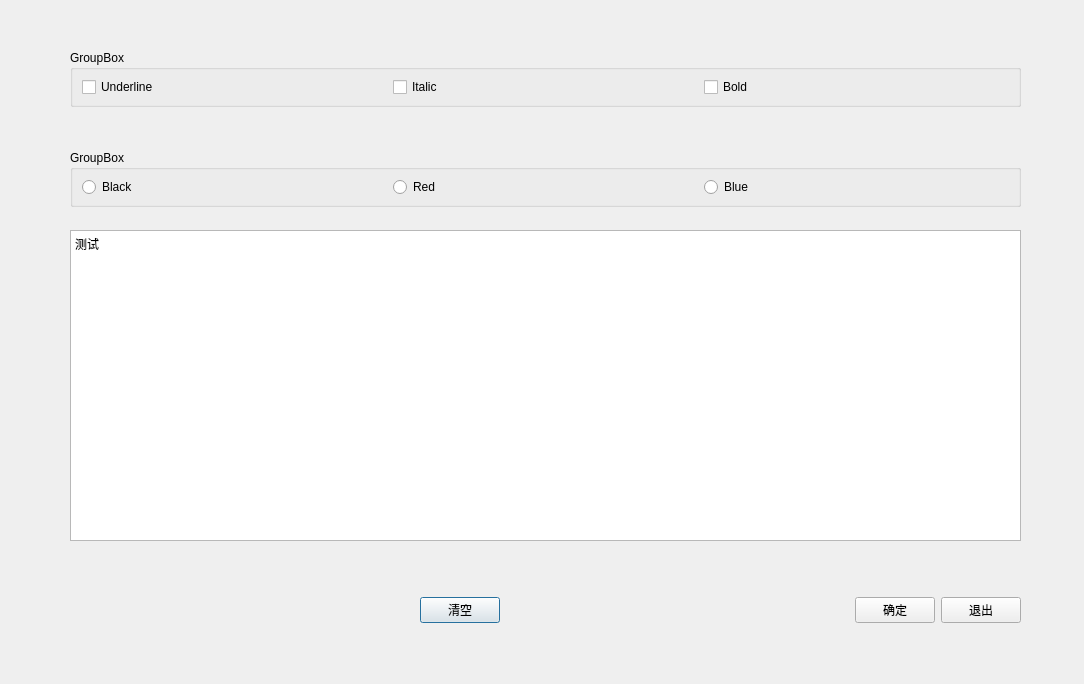
<?xml version="1.0" encoding="UTF-8"?>
<ui version="4.0">
 <class>Dialog</class>
 <widget class="QDialog" name="Dialog">
  <property name="geometry">
   <rect>
    <x>0</x>
    <y>0</y>
    <width>1084</width>
    <height>684</height>
   </rect>
  </property>
  <property name="windowTitle">
   <string>Dialog</string>
  </property>
  <widget class="QGroupBox" name="groupBox">
   <property name="geometry">
    <rect>
     <x>70</x>
     <y>50</y>
     <width>951</width>
     <height>57</height>
    </rect>
   </property>
   <property name="title">
    <string>GroupBox</string>
   </property>
   <layout class="QHBoxLayout" name="horizontalLayout_2">
    <item>
     <widget class="QCheckBox" name="checkBox">
      <property name="text">
       <string>Underline</string>
      </property>
     </widget>
    </item>
    <item>
     <widget class="QCheckBox" name="checkBox_2">
      <property name="text">
       <string>Italic</string>
      </property>
     </widget>
    </item>
    <item>
     <widget class="QCheckBox" name="checkBox_3">
      <property name="text">
       <string>Bold</string>
      </property>
     </widget>
    </item>
   </layout>
  </widget>
  <widget class="QGroupBox" name="groupBox_2">
   <property name="geometry">
    <rect>
     <x>70</x>
     <y>150</y>
     <width>951</width>
     <height>57</height>
    </rect>
   </property>
   <property name="title">
    <string>GroupBox</string>
   </property>
   <layout class="QHBoxLayout" name="horizontalLayout_3">
    <item>
     <widget class="QRadioButton" name="radioButton">
      <property name="text">
       <string>Black</string>
      </property>
     </widget>
    </item>
    <item>
     <widget class="QRadioButton" name="radioButton_2">
      <property name="text">
       <string>Red</string>
      </property>
     </widget>
    </item>
    <item>
     <widget class="QRadioButton" name="radioButton_3">
      <property name="text">
       <string>Blue</string>
      </property>
     </widget>
    </item>
   </layout>
  </widget>
  <widget class="QWidget" name="horizontalLayoutWidget">
   <property name="geometry">
    <rect>
     <x>70</x>
     <y>580</y>
     <width>951</width>
     <height>61</height>
    </rect>
   </property>
   <layout class="QHBoxLayout" name="horizontalLayout">
    <item>
     <spacer name="horizontalSpacer_2">
      <property name="orientation">
       <enum>Qt::Horizontal</enum>
      </property>
      <property name="sizeHint" stdset="0">
       <size>
        <width>40</width>
        <height>20</height>
       </size>
      </property>
     </spacer>
    </item>
    <item>
     <widget class="QPushButton" name="pushButton">
      <property name="text">
       <string>清空</string>
      </property>
     </widget>
    </item>
    <item>
     <spacer name="horizontalSpacer">
      <property name="orientation">
       <enum>Qt::Horizontal</enum>
      </property>
      <property name="sizeHint" stdset="0">
       <size>
        <width>40</width>
        <height>20</height>
       </size>
      </property>
     </spacer>
    </item>
    <item>
     <widget class="QPushButton" name="pushButton_2">
      <property name="text">
       <string>确定</string>
      </property>
     </widget>
    </item>
    <item>
     <widget class="QPushButton" name="pushButton_3">
      <property name="text">
       <string>退出</string>
      </property>
     </widget>
    </item>
   </layout>
  </widget>
  <widget class="QPlainTextEdit" name="plainTextEdit">
   <property name="geometry">
    <rect>
     <x>70</x>
     <y>230</y>
     <width>951</width>
     <height>311</height>
    </rect>
   </property>
   <property name="plainText">
    <string>测试</string>
   </property>
  </widget>
 </widget>
 <resources/>
 <connections>
  <connection>
   <sender>pushButton_2</sender>
   <signal>clicked()</signal>
   <receiver>Dialog</receiver>
   <slot>accept()</slot>
   <hints>
    <hint type="sourcelabel">
     <x>881</x>
     <y>608</y>
    </hint>
    <hint type="destinationlabel">
     <x>778</x>
     <y>621</y>
    </hint>
   </hints>
  </connection>
  <connection>
   <sender>pushButton_3</sender>
   <signal>clicked()</signal>
   <receiver>Dialog</receiver>
   <slot>close()</slot>
   <hints>
    <hint type="sourcelabel">
     <x>981</x>
     <y>617</y>
    </hint>
    <hint type="destinationlabel">
     <x>876</x>
     <y>649</y>
    </hint>
   </hints>
  </connection>
 </connections>
</ui>
